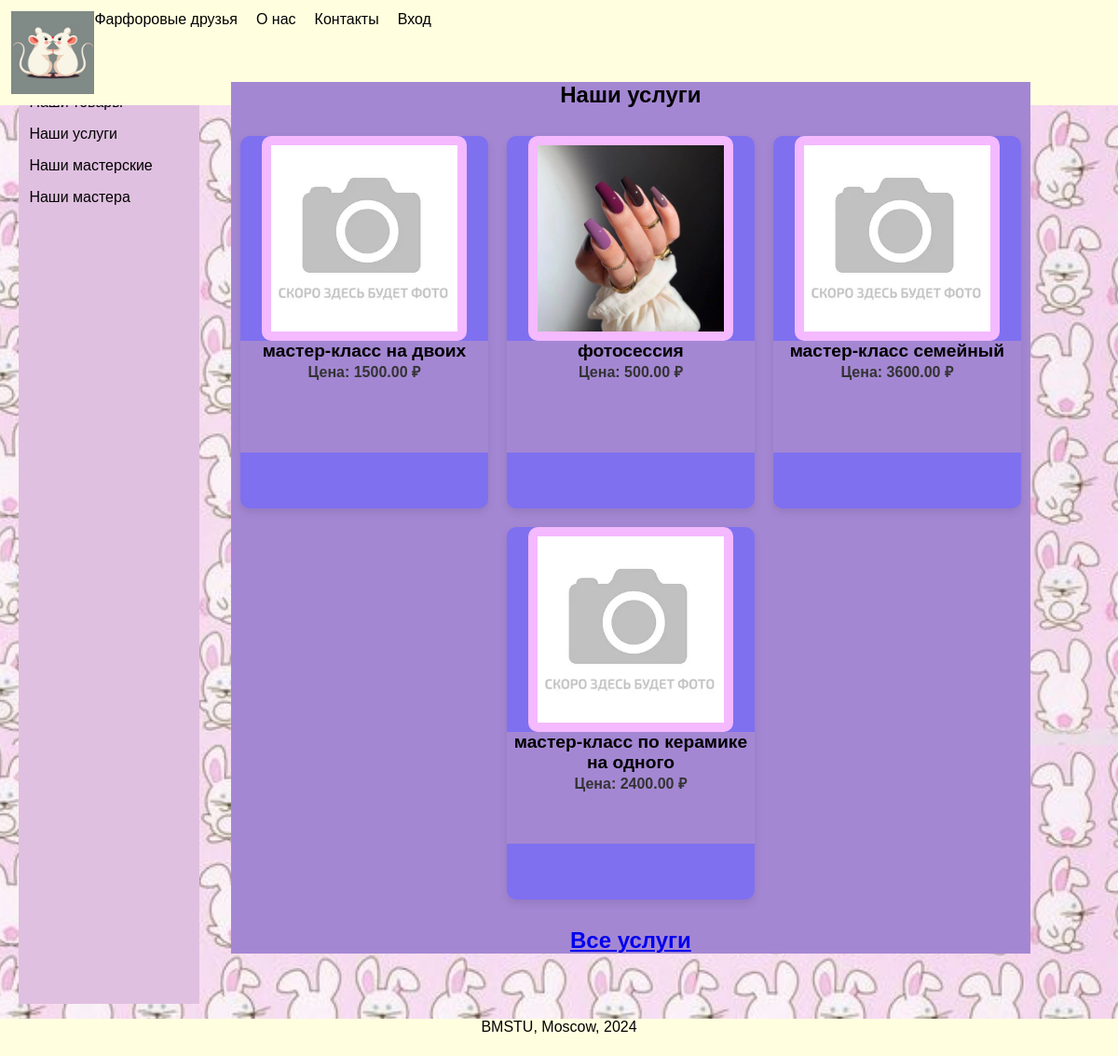
Page /our_services/ on the committed database.
### nirs_app/models.py (models this page shows, shortened)
class Service(models.Model):
    photo = models.ImageField(upload_to="images/services", default="images/no_photo.png")
    name = models.CharField(max_length=255, unique=True)
    price = models.DecimalField(max_digits=10, decimal_places=2)
    description = models.TextField()
    duration = models.IntegerField(default=60)
    is_main = models.BooleanField(default=True)
    def get_photo_url(self):
        if self.photo:
            return f"{settings.STATIC_URL}{self.photo}"
        return f"{settings.STATIC_URL}images/services/no_photo.png"

### nirs_app/views.py (the view)
# urls.py: path("our_services/", views.services_view, name='services'),
def services_view(request):
    services = Service.objects.all()
    return render(request, 'user_views/services.html', {'services': services})

### nirs_app/context_processors.py (called while the page is built)
def user_role(request):
    if request.user.is_authenticated:
        user = request.user
        role = get_user_role(user)
        return {'role': role}
    return {}

### nirs_app/templates/user_views/services.html (shortened to what this page needs)
{% extends "index.html" %}
{% load static %}
{% block content %}
<div class="carousel-container products-page">
    <h2>Наши услуги</h2>
    <div class="carousel-wrapper carousel-wrapper-service">
        <div class="carousel carousel-service" id="carousel-service" style="transform: translateX(0px)">
            {% for service in services %}
                <div class="carousel-item">
                    <div class="product-image-wrapper">
                        <img src="{{ service.get_photo_url }}" alt="{{ service.name }}" class="product-image" />
                    </div>
                    <div class="product-info">
                        <h3>{{ service.name }}</h3>
                        <p class="price">Цена: {{ service.price }} ₽</p>
                    </div>
                </div>
            {% endfor %}
        </div>
    </div>
    <h2><a href="{% url 'services' %}">Все услуги</a></h2>
</div>
{% endblock content %}

### nirs_app/static/css/styles.css (style rules this page uses)
body { background-size: cover; background-repeat: repeat-y; background-position: center; height: 100vh; margin: 0; font-family: sans-serif; box-sizing: border-box; }
.carousel-container { background-color: #a487d3; width: auto; margin: auto; position: relative; }
.carousel-container h2 { text-align: center; margin-bottom: 20px; }
.carousel-wrapper { display: flex; align-items: center; position: relative; overflow: hidden; }
.carousel { display: flex; transition: transform 0.5s ease-in-out; padding: 0; padding-left: 8%; }
.carousel-item { flex: 0 0 300px; margin: 10px; height: 400px; overflow: hidden; border-radius: 10px; background-color: #7f70f0; box-shadow: 0 4px 8px rgba(0, 0, 0, 0.1); box-sizing: border-box; transition: transform 0.2s ease-in-out; display: flex; flex-direction: column; align-items: center; }
.product-image-wrapper { overflow: hidden; }
.product-image { width: 200px; height: 200px; object-fit: cover; background-color: #f4b9fe; padding: 10px; border-radius: 10px; display: block; }
.product-info { text-align: center; height: 30%; width: 100%; background-color: #a487d3; }
.product-info h3 { margin: 0; font-size: 1.2em; }
.price { font-size: 1em; color: #333; font-weight: bold; margin: 0; }
.products-page .carousel-wrapper { justify-content: center; }
.products-page .carousel { padding-left: 0; justify-content: center; flex-wrap: wrap; }
.products-page .carousel-item { flex: 0 0 calc(33.333% - 20px); margin: 10px; }

### rows in the picture
Service: get_photo_url (placeholder picture), name "мастер-класс на двоих", price "1500.00"
Service: get_photo_url (picture), name "фотосессия", price "500.00"
Service: get_photo_url (placeholder picture), name "мастер-класс семейный", price "3600.00"
Service: get_photo_url (placeholder picture), name "мастер-класс по керамике на одного", price "2400.00"
